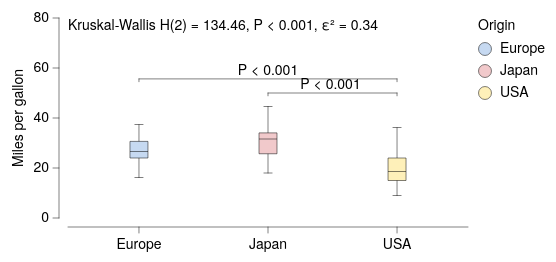

Here is the Vega-Lite specification saved for this chart:
### Vega-Lite specification from a JSON file in a GitHub repository (floating-point values rounded to 4 significant figures; data arrays with more than 128 entries replaced by an {"elided": "..."} marker saying what was removed)
{"background": null, "config": {"arc": {"fill": "#DBDBDB", "fillOpacity": 1.0, "innerRadius": 25.0, "padAngle": 0.03, "stroke": "black", "strokeOpacity": 1, "strokeWidth": 0.25}, "area": {"fill": "#DBDBDB", "fillOpacity": 1.0, "stroke": "black", "strokeOpacity": 1, "strokeWidth": 0.25}, "axis": {"domain": true, "domainCap": "round", "domainColor": "black", "domainWidth": 0.25, "grid": false, "gridCap": "round", "gridColor": "#F1F1F1", "gridDash": [0, 0], "gridOpacity": 1.0, "gridWidth": 0.25, "labelColor": "black", "labelFont": "HelveticaNeue", "labelFontSize": 7, "labelFontStyle": "normal", "labelFontWeight": 400, "offset": 4.5, "ticks": true, "tickCap": "round", "tickColor": "black", "tickRound": false, "tickSize": 3, "tickWidth": 0.25, "titleColor": "black", "titleFont": "HelveticaNeue", "titleFontSize": 7, "titleFontStyle": "normal", "titleFontWeight": 400}, "axisX": {"domain": true, "labelAlign": "center", "labelAngle": 0, "labels": true, "ticks": true, "translate": 0}, "axisY": {"domain": true, "labelAlign": "right", "labelAngle": 0, "labels": true, "ticks": true, "translate": 0}, "axisRight": {"domain": true, "labelAlign": "left", "labelAngle": 0, "labels": true, "ticks": true, "translate": 0}, "axisTop": {"domain": true, "labelAlign": "center", "labelAngle": 0, "labels": true, "ticks": true, "translate": 0}, "axisBand": {"tickOffset": 0}, "bar": {"fill": "#DBDBDB", "fillOpacity": 1.0, "stroke": "black", "strokeOpacity": 1, "strokeWidth": 0.25}, "boxplot": {"size": 9.0, "ticks": {"cornerRadius": 0.25, "fill": "black", "size": 4.5, "thickness": 0.25}, "box": {"fillOpacity": 1.0, "stroke": "black", "strokeOpacity": 1, "strokeWidth": 0.25}, "median": {"fill": "black", "fillOpacity": 1.0, "size": 9.0, "thickness": 0.25}, "rule": {"fill": "black", "fillOpacity": 1.0, "size": 10.0, "stroke": "black", "strokeDash": [0, 0], "strokeOpacity": 1, "strokeWidth": 0.25}, "outliers": {"color": "black", "fill": "black", "fillOpacity": 1.0, "size": 0, "stroke": "black", "strokeOpacity": 1, "strokeWidth": 0.25}}, "circle": {"fill": "black", "fillOpacity": 1.0, "size": 0.5, "stroke": null, "strokeOpacity": 1, "strokeWidth": 0.25}, "errorband": {"band": {"fillOpacity": 0.6, "stroke": null, "strokeWidth": 0.25, "strokeOpacity": 1}, "borders": {"opacity": 0, "strokeOpacity": 0.25, "strokeWidth": 1}}, "errorbar": {"opacity": 1, "rule": {"strokeDash": [0, 0], "strokeWidth": 0.5}, "ticks": {"color": "black", "cornerRadius": 0.25, "opacity": 1, "size": 6.0, "thickness": 0.5}, "thickness": 0.5}, "font": "HelveticaNeue", "geoshape": {"fill": "#DBDBDB", "fillOpacity": 1.0, "stroke": "black", "strokeOpacity": 1, "strokeWidth": 0.25}, "header": {"labelColor": "black", "labelFont": "HelveticaNeue", "labelFontSize": 7, "labelFontStyle": "normal", "labelFontWeight": 400, "titleColor": "black", "titleFont": "HelveticaNeue", "titleFontSize": 7, "titleFontStyle": "normal", "titleFontWeight": 400, "titlePadding": 0}, "legend": {"disable": false, "offset": 4.5, "gradientLength": 50.0, "gradientThickness": 5.0, "gradientOpacity": 1.0, "gradientStrokeColor": "black", "gradientStrokeWidth": 0.25, "labelColor": "black", "labelFont": "HelveticaNeue", "labelFontSize": 7, "labelFontStyle": "normal", "labelFontWeight": 400, "strokeColor": "black", "strokeWidth": 0, "symbolSize": 42, "symbolStrokeColor": "black", "symbolStrokeWidth": 0.25, "titleColor": "black", "titleFont": "HelveticaNeue", "titleFontSize": 7, "titleFontStyle": "normal", "titleFontWeight": 400}, "line": {"color": "black", "stroke": "black", "strokeCap": "round", "strokeDash": [0, 0], "strokeOpacity": 1, "strokeWidth": 0.375}, "point": {"filled": true, "fill": "#DBDBDB", "fillOpacity": 1.0, "size": 5.0, "stroke": "black", "strokeOpacity": 1, "strokeWidth": 0.25}, "range": {"category": ["#C6D9F1", "#F1C9CB", "#FEF0B9", "#CEE37A", "#7AA8E0", "#E589A3", "#FDDD5D", "#68B961", "#4177B1", "#C35082", "#E5C227", "#438156"], "diverging": {"scheme": ["#C35082", "#CE6D94", "#D989A7", "#E2A4BA", "#EABFCE", "#F1DBE2", "#F6F6F6", "#D7E0EB", "#B9CBE0", "#9BB6D5", "#7DA1C9", "#5F8CBD", "#4177B1"]}, "heatmap": {"scheme": ["#DFE9F7", "#C6D9F1", "#ADC8EC", "#94B8E6", "#7AA8E0", "#6097DA", "#4D87CA", "#4177B1", "#386898", "#2F597F", "#264A69", "#1D3A58"]}, "ordinal": {"scheme": ["#F1F1F1", "#DBDBDB", "#C6C6C6", "#B2B2B2", "#9D9D9D", "#898989", "#767676", "#636363", "#515151", "#404040", "#2F2F2F", "#1F1F1F"]}, "ramp": {"scheme": ["#DFE9F7", "#C6D9F1", "#ADC8EC", "#94B8E6", "#7AA8E0", "#6097DA", "#4D87CA", "#4177B1", "#386898", "#2F597F", "#264A69", "#1D3A58"]}}, "rule": {"color": "black", "stroke": "black", "strokeCap": "round", "strokeDash": [2, 2], "strokeOpacity": 1, "strokeWidth": 0.25}, "scale": {"bandPaddingInner": 0.1, "bandPaddingOuter": 0.1, "round": false}, "rect": {"fill": "#DBDBDB", "fillOpacity": 1.0, "stroke": "black", "strokeOpacity": 1, "strokeWidth": 0.25}, "square": {"fill": "#DBDBDB", "fillOpacity": 1.0, "size": 10.0, "stroke": "black", "strokeOpacity": 1, "strokeWidth": 0.25}, "text": {"color": "black", "font": "HelveticaNeue", "fontSize": 7, "fontStyle": "normal", "fontWeight": 400}, "title": {"anchor": "middle", "frame": "group", "color": "black", "font": "HelveticaNeue", "fontSize": 7, "fontStyle": "normal", "fontWeight": 400, "subtitleColor": "black", "subtitleFont": "HelveticaNeue", "subtitleFontSize": "HelveticaNeue", "subtitleFontStyle": "normal", "subtitleFontWeight": 400}, "view": {"continuousWidth": 200, "continuousHeight": 100, "discreteWidth": 200, "discreteHeight": 100, "fill": null, "stroke": null, "strokeWidth": 0.25}}, "layer": [{"data": {"name": "data-84942684f44a0939f6e50b33ec91a880"}, "mark": {"type": "boxplot"}, "encoding": {"color": {"field": "Origin", "type": "nominal"}, "x": {"field": "Origin", "sort": ["Europe", "Japan", "USA"], "title": null, "type": "nominal"}, "y": {"field": "Miles_per_Gallon", "scale": {"domain": [0, 75]}, "title": "Miles per gallon", "type": "quantitative"}}}, {"layer": [{"data": {"values": [{"__dysonsphere__": 1}]}, "mark": {"type": "text", "align": "left", "angle": 0, "baseline": "top", "dx": 0, "dy": 0, "fontSize": 7, "opacity": 1.0}, "encoding": {"text": {"value": "Kruskal-Wallis H(2) = 134.46, P < 0.001, ε² = 0.34"}, "x": {"value": 0}, "y": {"value": 0}}}, {"layer": [{"data": {"values": [{"x": "Europe", "x2": "USA", "y": 55.64, "__dysonsphere__": 1}]}, "mark": {"type": "rule", "strokeCap": "round", "strokeDash": [0, 0], "strokeWidth": 0.25}, "encoding": {"x": {"field": "x", "type": "nominal"}, "x2": {"field": "x2"}, "y": {"field": "y", "type": "quantitative"}}}, {"data": {"values": [{"x": "Europe", "y": 55.64, "y2": 54.51, "__dysonsphere__": 1}]}, "mark": {"type": "rule", "strokeCap": "round", "strokeDash": [0, 0], "strokeWidth": 0.25}, "encoding": {"x": {"field": "x", "type": "nominal"}, "y": {"field": "y", "type": "quantitative"}, "y2": {"field": "y2"}}}, {"data": {"values": [{"x": "USA", "y": 55.64, "y2": 54.51, "__dysonsphere__": 1}]}, "mark": {"type": "rule", "strokeCap": "round", "strokeDash": [0, 0], "strokeWidth": 0.25}, "encoding": {"x": {"field": "x", "type": "nominal"}, "y": {"field": "y", "type": "quantitative"}, "y2": {"field": "y2"}}}, {"data": {"values": [{"y": 55.64, "label": "P < 0.001", "__dysonsphere__": 1}]}, "mark": {"type": "text", "align": "center", "dy": -4, "fontSize": 7}, "encoding": {"text": {"field": "label", "type": "nominal"}, "x": {"value": 100.0}, "y": {"field": "y", "type": "quantitative"}}}]}, {"layer": [{"data": {"values": [{"x": "Japan", "x2": "USA", "y": 50.0, "__dysonsphere__": 1}]}, "mark": {"type": "rule", "strokeCap": "round", "strokeDash": [0, 0], "strokeWidth": 0.25}, "encoding": {"x": {"field": "x", "type": "nominal"}, "x2": {"field": "x2"}, "y": {"field": "y", "type": "quantitative"}}}, {"data": {"values": [{"x": "Japan", "y": 50.0, "y2": 48.87, "__dysonsphere__": 1}]}, "mark": {"type": "rule", "strokeCap": "round", "strokeDash": [0, 0], "strokeWidth": 0.25}, "encoding": {"x": {"field": "x", "type": "nominal"}, "y": {"field": "y", "type": "quantitative"}, "y2": {"field": "y2"}}}, {"data": {"values": [{"x": "USA", "y": 50.0, "y2": 48.87, "__dysonsphere__": 1}]}, "mark": {"type": "rule", "strokeCap": "round", "strokeDash": [0, 0], "strokeWidth": 0.25}, "encoding": {"x": {"field": "x", "type": "nominal"}, "y": {"field": "y", "type": "quantitative"}, "y2": {"field": "y2"}}}, {"data": {"values": [{"y": 50.0, "label": "P < 0.001", "__dysonsphere__": 1}]}, "mark": {"type": "text", "align": "center", "dy": -4, "fontSize": 7}, "encoding": {"text": {"field": "label", "type": "nominal"}, "x": {"value": 131.2}, "y": {"field": "y", "type": "quantitative"}}}]}], "name": "__dysonsphere_ac8c9f0ce47f41d7_3"}], "$schema": "https://vega.github.io/schema/vega-lite/v6.4.1.json", "datasets": {"data-84942684f44a0939f6e50b33ec91a880": {"elided": "398 records"}}}
